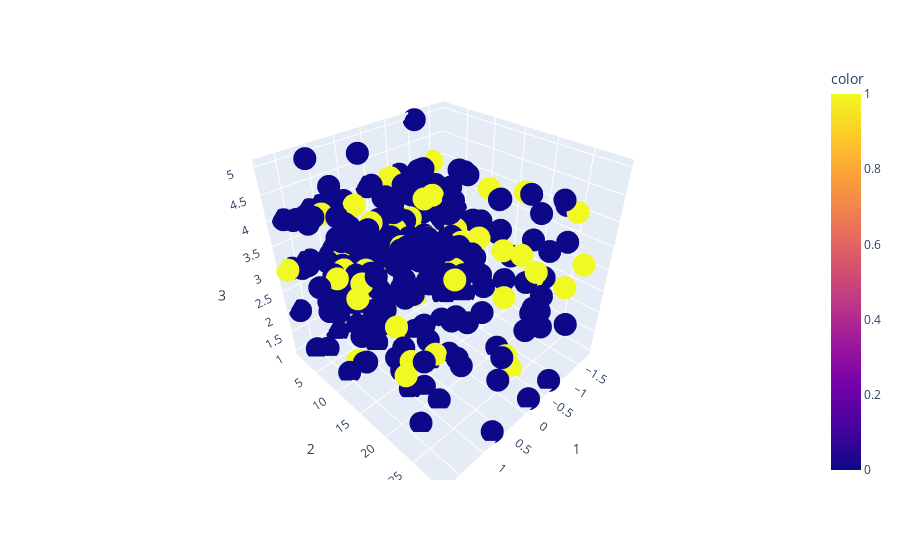

Source (notebook cell):
### Code cell
import plotly.express as px


#X[:, 1], X[:, 2], X[:, 3], c=Y
fig = px.scatter_3d(model.X_test, x=1, y=2, z=3,color=model.y_test)
fig.show()

### Figure 1 — Plotly figure (JSON) as saved in the notebook; plotly's stock layout.template omitted (floating-point values rounded to 4 significant figures; data arrays with more than 128 entries replaced by an {"elided": "..."} marker saying what was removed)
{"data": [{"hovertemplate": "1=%{x}<br>2=%{y}<br>3=%{z}<br>color=%{marker.color}<extra></extra>", "legendgroup": "", "marker": {"color": {"elided": "294 int values"}, "coloraxis": "coloraxis", "symbol": "circle"}, "mode": "markers", "name": "", "scene": "scene", "showlegend": false, "type": "scatter3d", "x": {"elided": "294 float values"}, "y": {"elided": "294 int values"}, "z": {"elided": "294 int values"}}], "layout": {"coloraxis": {"colorbar": {"title": {"text": "color"}}, "colorscale": [[0, "#0d0887"], [0.1111, "#46039f"], [0.2222, "#7201a8"], [0.3333, "#9c179e"], [0.4444, "#bd3786"], [0.5556, "#d8576b"], [0.6667, "#ed7953"], [0.7778, "#fb9f3a"], [0.8889, "#fdca26"], [1, "#f0f921"]]}, "legend": {"tracegroupgap": 0}, "margin": {"t": 60}, "scene": {"domain": {"x": [0, 1], "y": [0, 1]}, "xaxis": {"title": {"text": "1"}}, "yaxis": {"title": {"text": "2"}}, "zaxis": {"title": {"text": "3"}}}}}
